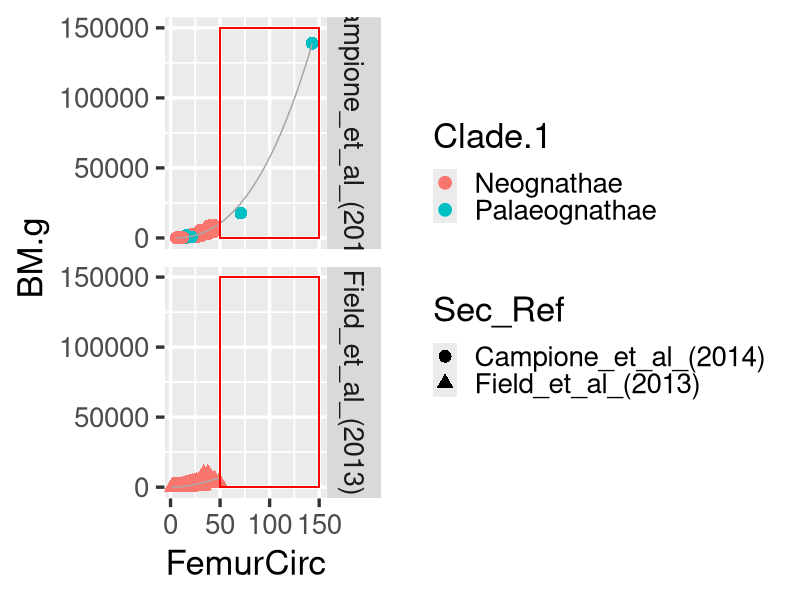
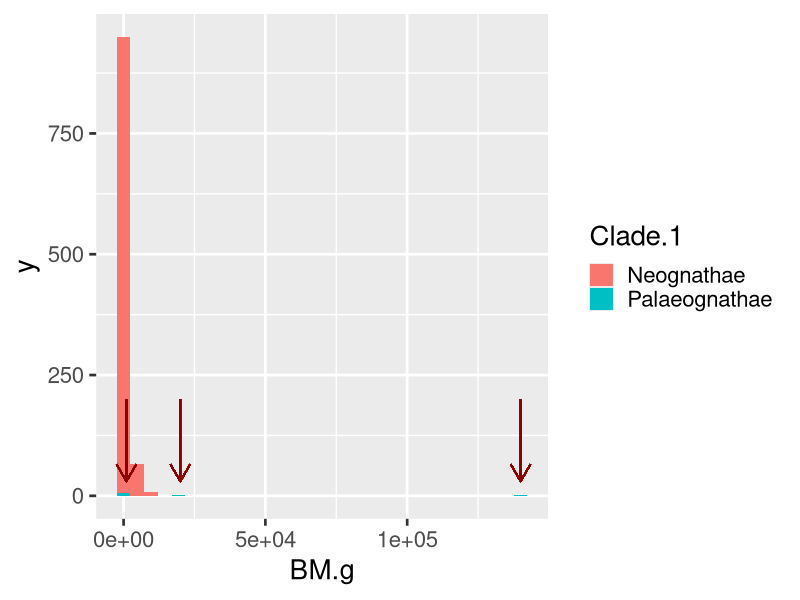

Write R code to recreate these figures, in order.
## ---- chunk 1
#| label: fig-1Sample
#| fig-cap: "Bias in datasets - No Palaeognathae observation"
#| message: false
#| warning: false
#| font-size: 0.5em


library(tidyverse)
library(ggplot2)

data <- read_csv("Biol607_files/data/DataBase231129.csv") 

data <- data |>
  filter(Sec_Ref != "Brinkworth_et_al_2023")  |>
   filter(Aves == "Y" & !is.na(BM.g) & !is.na(FemurCirc) )



ggplot(data, aes(x = FemurCirc, y = BM.g)) +
  geom_point(aes( shape = Sec_Ref, color = Clade.1), size = 4)+
  geom_smooth(color = "darkgray", alpha = 0.5, size = 0.5)+
  facet_grid(Sec_Ref ~ .)+
  geom_rect(aes(xmin=50, xmax=150, ymin=0, ymax=150000), color = "red", fill=NA)+
  theme_gray(base_size = 25)


## ---- chunk 2
#| out.width="60%"

ggplot(data, aes( x = BM.g)) +
  geom_histogram(aes( fill = Clade.1))+
geom_segment(aes(x = 1000, y = 200, xend = 1000, yend = 30), color= "darkred",
                  arrow = arrow(length = unit(0.5, "cm")))+
  geom_segment(aes(x = 20000, y = 200, xend = 20000, yend = 30), color= "darkred",
                  arrow = arrow(length = unit(0.5, "cm")))+
  geom_segment(aes(x = 140000, y = 200, xend = 140000, yend = 30), color= "darkred",
                  arrow = arrow(length = unit(0.5, "cm")))+
    theme_gray(base_size = 20)
